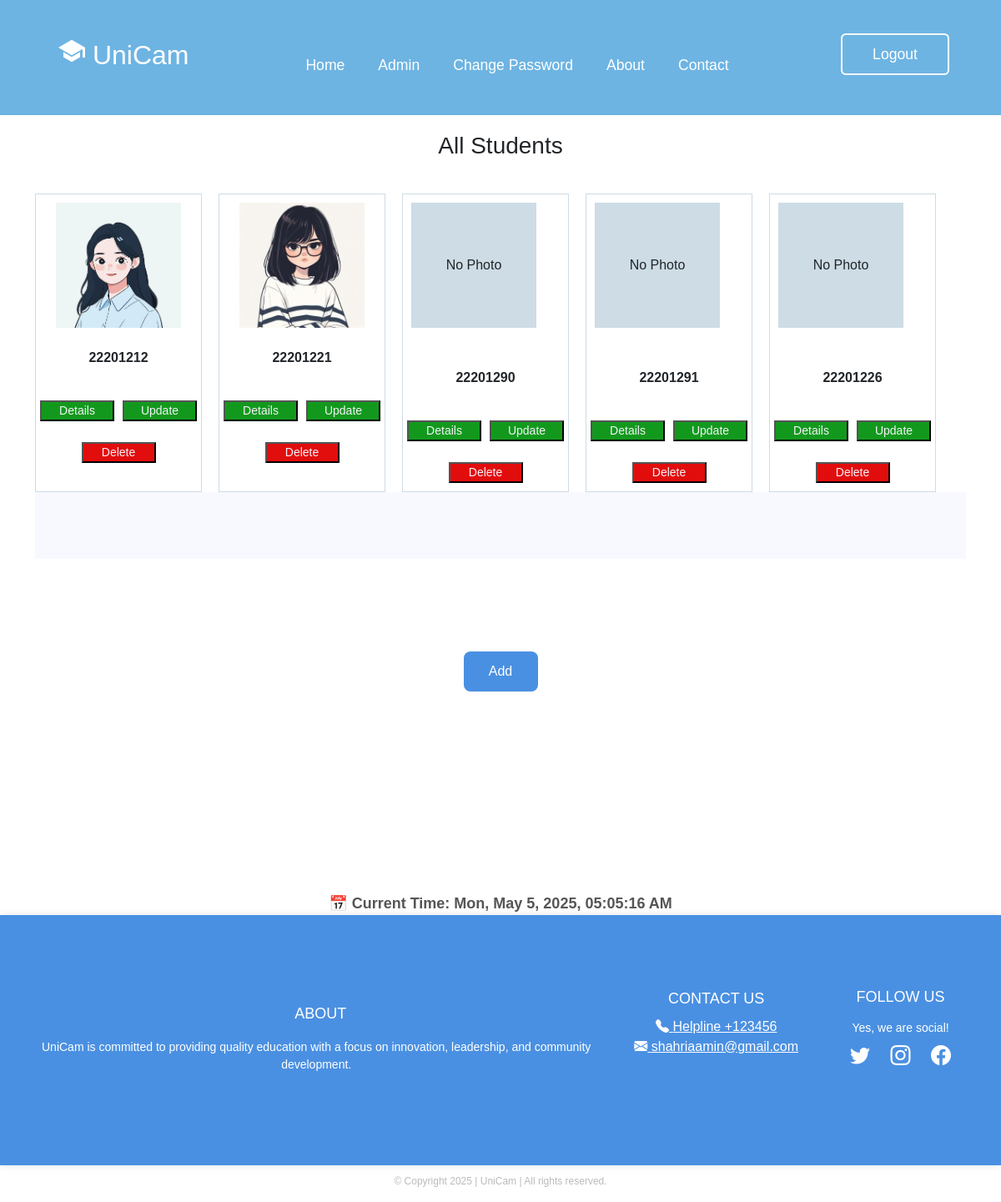
The app's page /alluser/, older data.
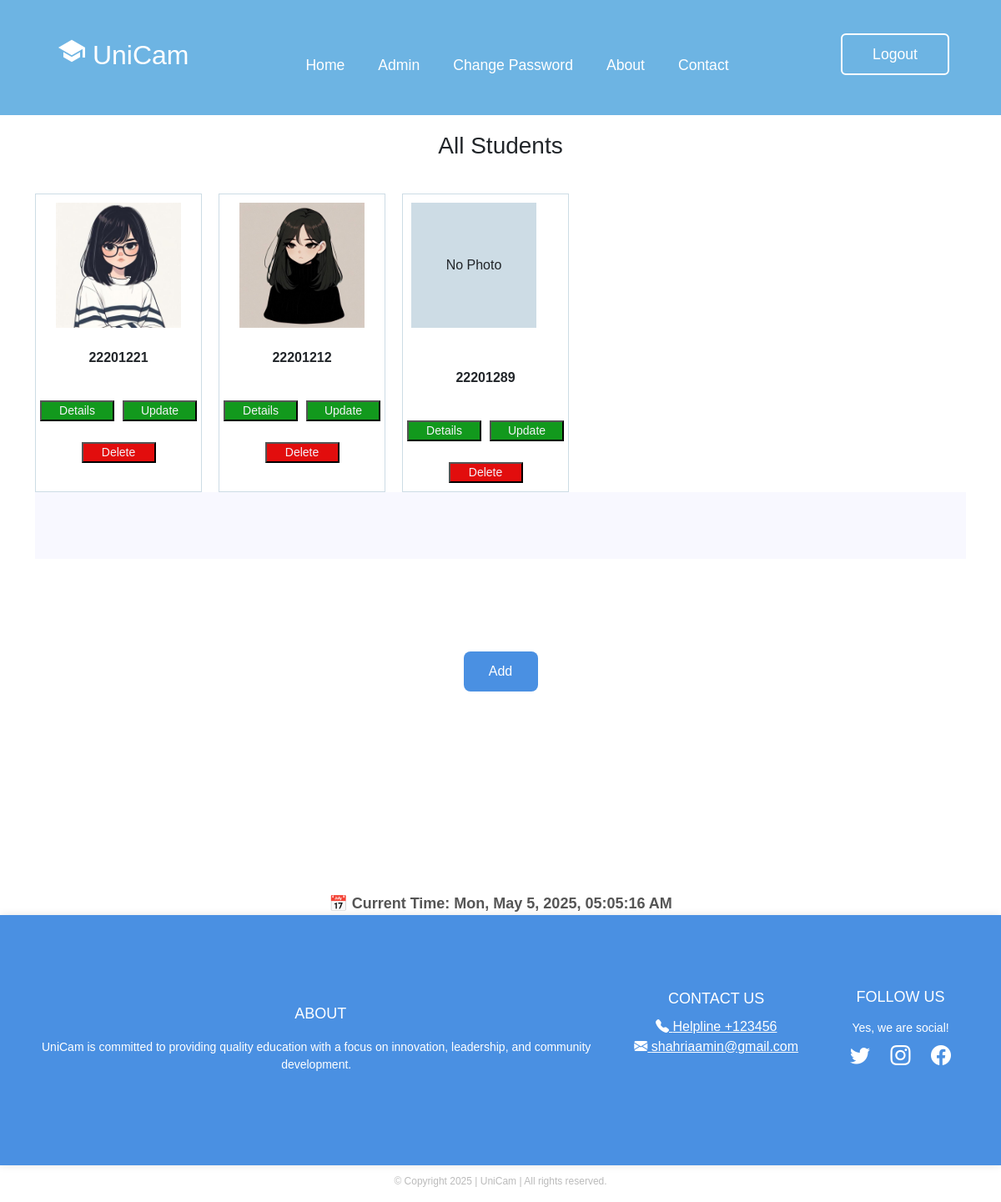
The same page, newer data.
### app1/models.py (models this page shows, shortened)
class StudentInfo(models.Model):
    sroll = models.ForeignKey(Student, on_delete=models.CASCADE)
    sname = models.CharField(max_length=100)
    fathername = models.CharField(max_length=100)
    mothername = models.CharField(max_length=100)
    program = models.CharField(max_length=100)
    gender = models.CharField(max_length=100)
    phone = models.CharField(max_length=100)
    guardianphone = models.CharField(max_length=100)
    session = models.CharField(max_length=100)
    nationality = models.CharField(max_length=100)
    dob = models.CharField(max_length=100)
    email = models.EmailField()
    pic = models.ImageField(upload_to='student_pics/', null=True, blank=True)

class Student(models.Model):
    id = models.CharField(primary_key=True, max_length=100)
    def __str__(self):
        return self.id

### app1/views.py (the view)
# urls.py: path('alluser/',views.AllusersPage,name='alluser'),
def AllusersPage(request):
    students = Student.objects.all()
    infos = StudentInfo.objects.all()
    context = {'students': students,
               'infos': infos}
    return render(request, 'alluser.html',context=context)

### templates/alluser.html (shortened to what this page needs)
{% load static %}
<!DOCTYPE html>
<html lang="en">
<head>
  <link href="https://cdn.jsdelivr.net/npm/bootstrap@5.3.3/dist/css/bootstrap.min.css" rel="stylesheet"
>
  <link rel="stylesheet" href="https://cdn.jsdelivr.net/npm/bootstrap-icons@1.10.5/font/bootstrap-icons.css">
</head>
<body>
<header class="header">
  <div class="logout-button">
    <a href="{% url 'logout' %}">
      <button class="btnLogin-popup" style="position: absolute;
      right: 5px;
      top: -22px;">Logout</button>
    </a>
  </div>
  <div class="logo-title">
    <h2 class="logo"><ion-icon name="school-sharp"></ion-icon> UniCam</h2>
  </div>
  <nav class="navigation">
    <a href="{% url 'home' %}" class="active">Home</a>
    <a href="{% url 'alluser' %}">Admin</a>
    <a href="{% url 'changepass' %}">Change Password</a>
    <a href="#footer-section">About</a>
    <a href="#footer-section">Contact</a>
  </nav>
</header>
<h3 class="section-heading"  style="text-align: center; margin-top: 20px; margin-bottom: 40px;">All Students</h3>
<main class="container">
    <section class="student-info">
        <div class="info-row" style="display: flex; flex-wrap: wrap; gap: 20px;">
            {% for info in infos %}
            <div style="border: 1px solid #cddce5; padding: 10px; width: 200px; text-align: center;">
                {% if info.pic %}
                <img src="{{ info.pic.url }}" style="height: 150px; width: 150px; object-fit: cover;"><br><br>
                {% else %}
                <div style="height: 150px; width: 150px; background: #cddce5; display: flex; align-items: center; justify-content: center;">No Photo</div><br><br>
                {% endif %}
                <strong>{{info.sroll}}</strong><br><br>
<div class="button-group">
  <a href="{% url 'studentinfo' info.pk %}">
    <button type="button" style="background-color: #12991d;">Details</button>
  </a>
  <a href="{% url 'update_student' info.sroll.id %}">
    <button type="button" style="background-color: #12991d;">Update</button>
  </a>
</div>
<div class="delete-button">
  <a href="{% url 'delete_student' info.sroll.id %}">
    <button type="button" style="background-color: #e20d0d;">Delete</button>
  </a>
</div>
            </div>
            {% endfor %}
        </div>
    <div class="center-container"><br><br><br><br><br><br><br><br><br><br><br><br><br><br>
        <button class="center-button" onclick="handleClick()" style="background-color: #4a90e2; color: white; padding: 12px 24px; border: none; border-radius: 8px; font-size: 16px;">Add</button>
      </div>
</section>
</main>
</div><br><br><br><br><br><br><br><br><br><br><br><br><br><br><br>
<div style="text-align: center; margin-top: 40px;">
  <div id="clock" style="font-size: 18px; font-weight: bold; color: #555;"></div>
</div>
<footer class="footer" id="footer-section">
  <div class="footer-section">
      <h3>ABOUT</h3>
      <p>UniCam is committed to providing quality education with a focus on innovation, leadership, and community <br>
        development.</p>
  </div>
  <div class="footer-section">
      <h3>CONTACT US</h3>
      <a href="tel:123456"  style="color: white;" ><i class="bi bi-telephone-fill" style="color: white;"    ></i> Helpline +123456</a>
      <a href="https://www.gmail.com"  style="color: white;" ><i class="bi bi-envelope-fill"  style="color: white;" ></i> shahriaamin@gmail.com</a>
  </div>
  <div class="footer-section">
      <h3 style="margin-top: -2px;">FOLLOW US</h3>
      <p>Yes, we are social!</p>
      <div class="social-icons">
        <a href="https://www.twitter.com" target="_blank"><i class="bi bi-twitter"></i></a>
        <a href="https://www.instagram.com" target="_blank"><i class="bi bi-instagram"></i></a>
        <a href="https://www.facebook.com" target="_blank"><i class="bi bi-facebook"></i></a>
      </div>
  </div>
</footer>
<div class="copyright">
  <p>© Copyright 2025 | UniCam | All rights reserved.</p>
</div>
</body>
</html>

### templates/alluser.html (style rules this page uses)
html { scroll-behavior: smooth; }
body { font-family: Arial, sans-serif; margin: 0; background: white; }
.header { display: flex; align-items: center; padding: 45px; background-color: #6DB4E3; position: relative; }
.logout-button { position: absolute; right: 57px; top: 47px; }
.logo-title { display: flex; align-items: center; margin-left: 25px; }
.logo { font-size: 2em; color: #fff; user-select: none; margin-right: 10px; }
.navigation { display: flex; align-items: center; margin-left: auto; margin-right: 45px; position: absolute; left: 50%; transform: translateX(-50%); top: 25px; display: flex; }
.navigation a { position: relative; font-size: 1.1em; color: #fff; text-decoration: none; font-weight: 500; margin-left: 40px; padding-top: 40px; display: inline-block; }
.navigation a::after { content: ''; position: absolute; left: 0; bottom: -6px; width: 100%; height: 3px; background: #fff; border-radius: 5px; transform-origin: right; transform: scaleX(0); transition: transform .5s; }
.btnLogin-popup { width: 130px; height: 50px; background: transparent; border: 2px solid #fff; outline: none; border-radius: 6px; cursor: pointer; font-size: 1.1em; color: #fff; font-weight: 500; transition: .5s; }
.button-group { display: flex; justify-content: center; gap: 10px; margin-bottom: 10px; }
.footer { background-color: #4a90e2; color: white; width: 100%; padding: 90px 50px; min-height: 300px; display: flex; justify-content: space-between; align-items: flex-start; border-radius: 0; box-shadow: 0 0 10px rgba(0, 0, 0, 0.1); }
.footer-section { display: flex; flex-direction: column; justify-content: center; align-items: center; text-align: center; }
.footer-section h3 { margin-bottom: 10px; font-size: 18px; }
.footer-section p { margin: 5px 0; font-size: 14px; }
.social-icons a { color: white; margin: 0 10px; text-decoration: none; font-size: 24px; }
.copyright { width: 100%; text-align: center; font-size: 12px; color: #bbb; margin-top: 10px; }
button { margin-top: 15px; width: 89px; background-color: white; color: #f4f3f9; padding: 0 0; font-size: 14px; font-weight: 160; border-radius: 0; cursor: pointer; }
.center-container { display: flex; justify-content: center; align-items: center; height: 10vh; background-color: #f8f8ff; flex-direction: column; }

Row changes from the older to the newer data that the page shows:
removed StudentInfo: pic (picture), sroll "22201212"
removed StudentInfo: pic "No Photo", sroll "22201290"
removed StudentInfo: pic "No Photo", sroll "22201291"
removed StudentInfo: pic "No Photo", sroll "22201226"
added StudentInfo: pic (picture), sroll "22201212"
added StudentInfo: pic "No Photo", sroll "22201289"
